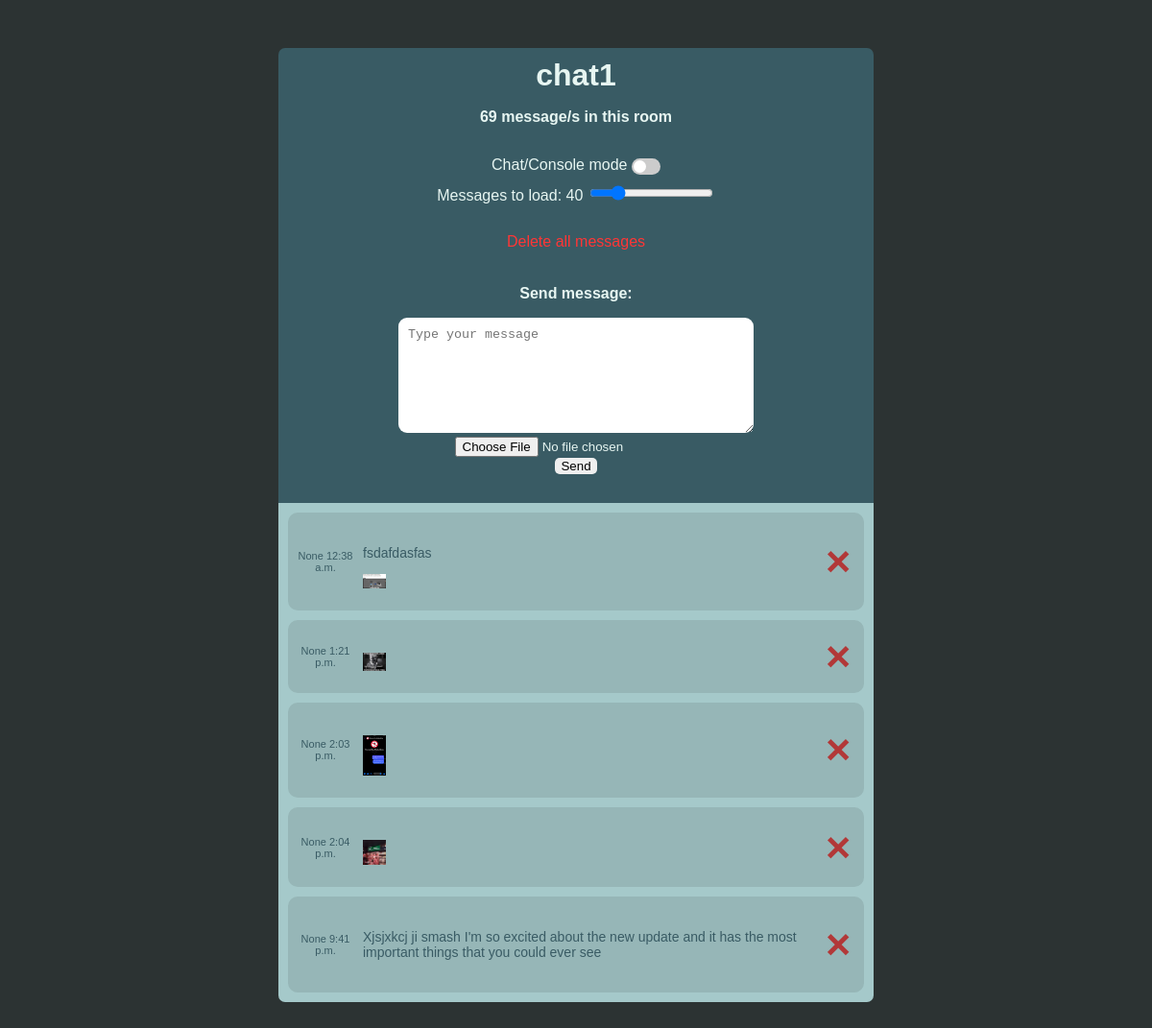
The page /chat1/ on the database as committed earlier.
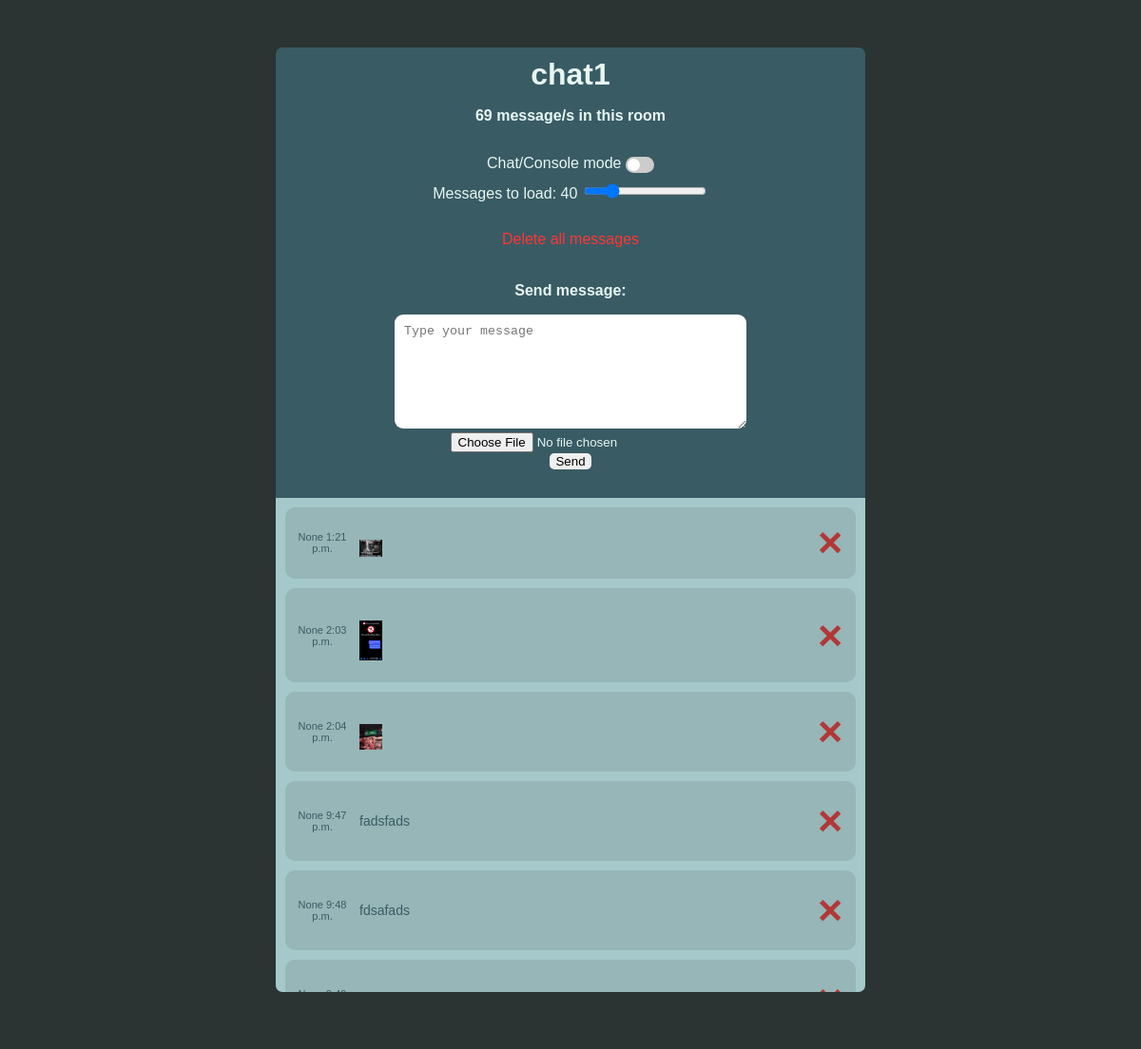
The same page on the database as committed later.
### SSChat/models.py (models this page shows)
class message(models.Model):
    text = models.TextField(max_length=3000000, blank=True, null=True, default='')
    room = models.TextField(max_length=3000000, blank=True, null=True, default='')
    time = models.TimeField(auto_now=False, auto_now_add=False, blank=True, null=True)
    date = models.DateField(auto_now_add=False, blank=True, null=True)
    seed = models.TextField(max_length=3000000, blank=True, null=True, default='')
    field_name = models.ImageField(upload_to='images', height_field=None, width_field=None, max_length=100, null=True, blank=True)

### SSChat/views.py (the view)
# urls.py: path('<str:room_name>/', room, name="room"),
def room(request, room_name):
    vars= {"roomName": room_name}
    messages = message.objects.filter(room=room_name)
    vars["messages"] = messages.values()
    vars["room_name"] = room_name
    return render(request, 'SSChat/room.html', vars)

### SSChat/templates/SSChat/room.html (shortened to what this page needs)
<!DOCTYPE html>
<html lang="en">
    <head>
        {% load static %}
        <link rel="stylesheet" type="text/css" href="{% static 'SSChat/style.css' %}">
    </head>
    <body>
        <div id="settings" class="row">
            <h1 id = "titlet">{{ roomName }}</h1>
            <p class="plain_text">69 message/s in this room</p>
            <fieldset style="border: none">
                <div class="item">
                    <label>Chat/Console mode</label>
                    <label class="switch">
                        <span class="slider round"></span>
                    </label>
                </div>
                <div class="item">
                    <label id = "aof_label">Messages to load: 40</label>
                    <input id="amount_of_messages" type="range" min="0" max="200" value="40">
                </div>
                <div class="item">
                    <input id="delbtn" type="button" value="Delete all messages">
                </div>
                <div class = "row" id="send_form">
                    <p class="plain_text">Send message:</p>
                    <textarea id="text_message" type="text" placeholder="Type your message"></textarea><br>
                    <input id="fileupload" type="file" name="fileupload" /><br>
                    <input type="button" class="submit_button" id="send-message-button" value="Send">
                </div>
            </fieldset>
        </div>
        <div id="chatbox" class="row">
            {% for message in messages %}
                <div class="message">
                    <div class="message__outer">
                        <div class="message__info"><p>{{message.date}} {{message.time}}</p></div>
                        {% load static %}
                        <div class="message__bubble"><p>{{message.text}}</p> <img seed="{{message.seed}}" class="a__image" src="{% get_media_prefix %}{{ message.field_name}}"> </div>
                        <span seed="{{message.seed}}" onclick="del_msg(this)" class="message__del">&times;</span>
                    </div>
                </div>
            {% endfor %}
        </div>
    </body>
</html>

Rows that differ between the two databases and show on the page:
removed message: date "None", time "12:38 a.m.", text "fsdafdasfas", field_name (picture)
removed message: date "None", time "9:41 p.m.", text "Xjsjxkcj ji smash I'm so excited about the new update and it has the most important things that you could ever see"
now on this page (row unchanged): message: date "None", time "9:47 p.m.", text "fadsfads"
now on this page (row unchanged): message: date "None", time "9:48 p.m.", text "fdsafads"
